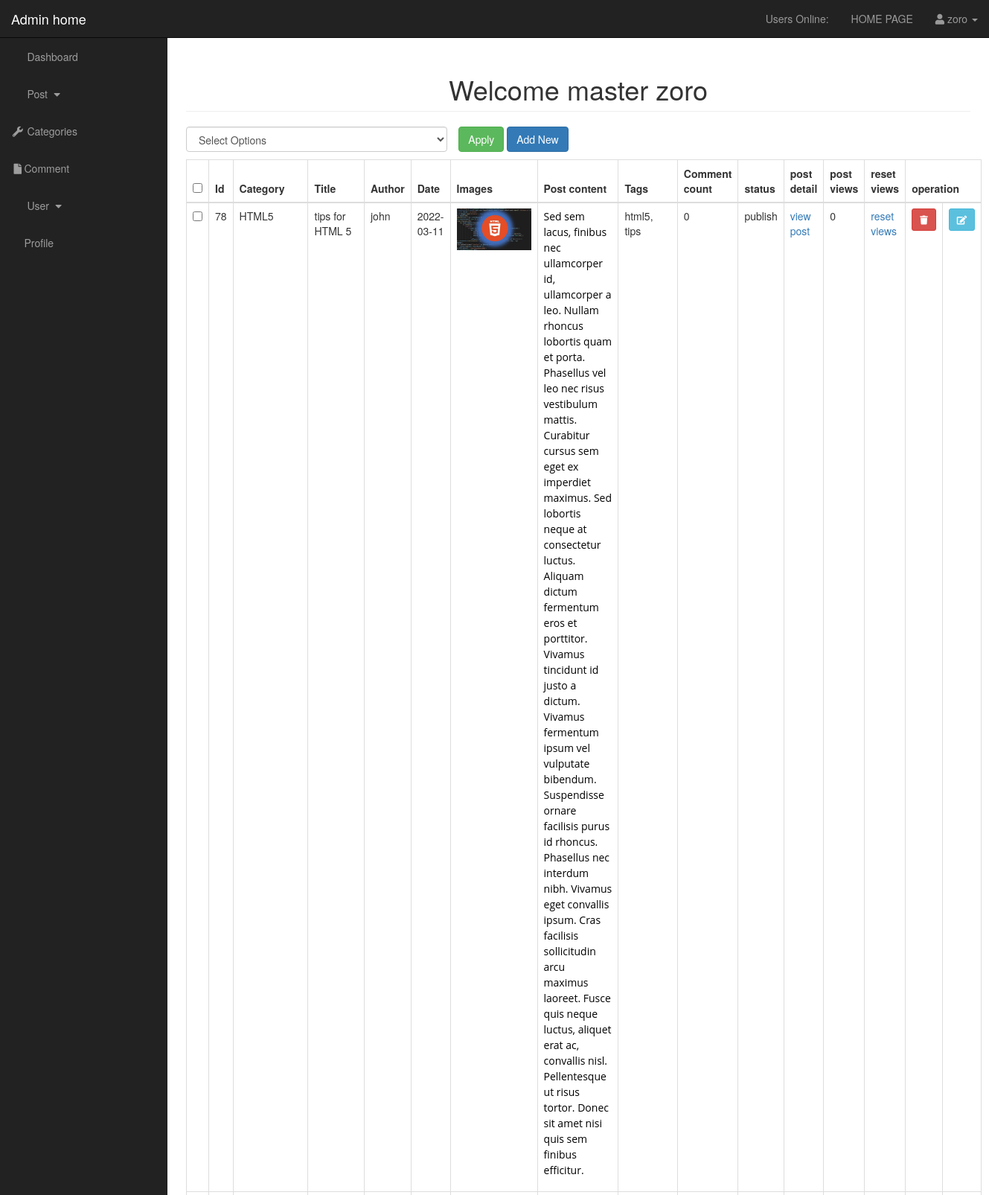
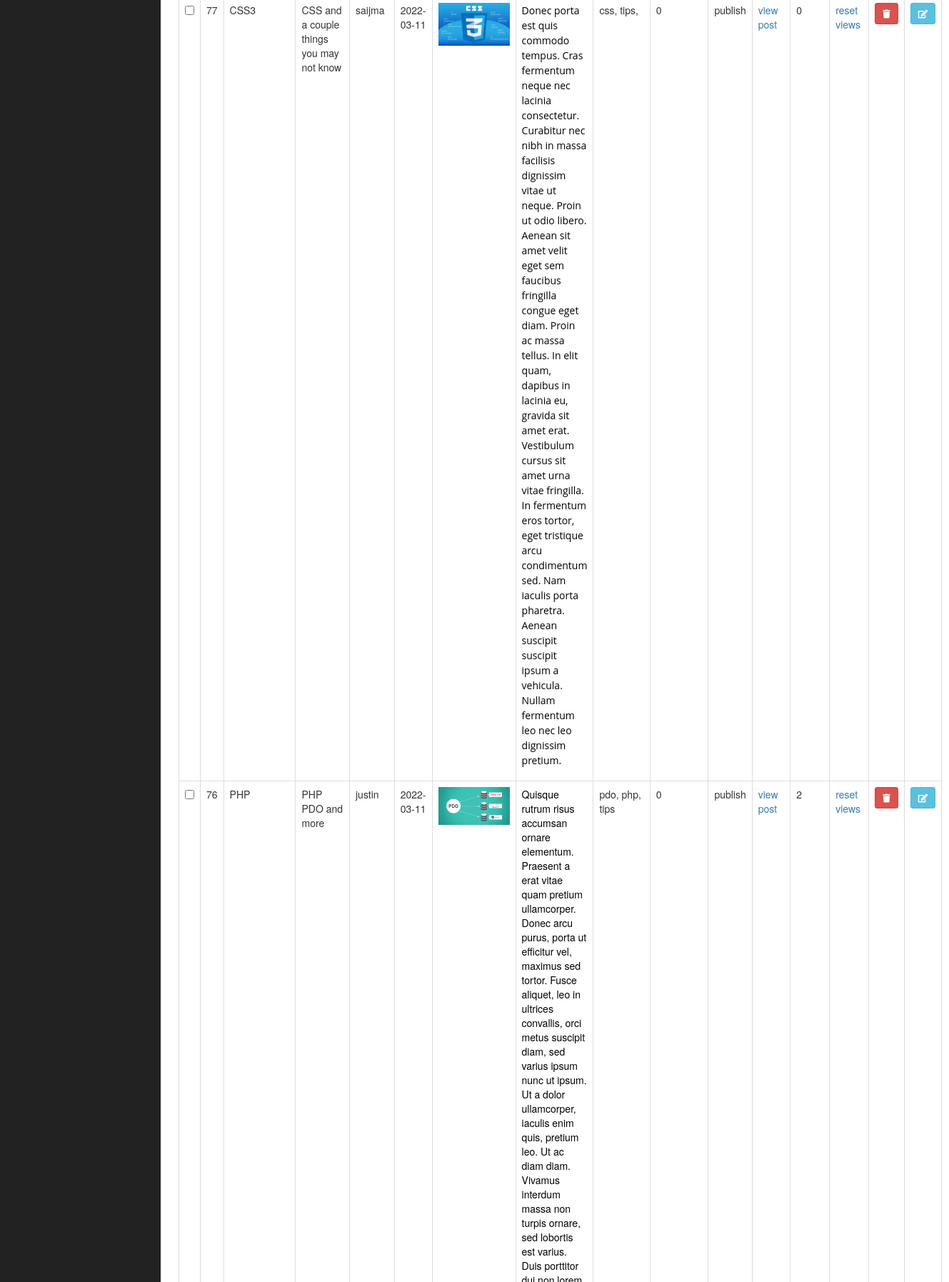
The page /admin/posts.php (signed in, upper part) on the database its author committed (2 pictures, top to bottom).
### tables this page shows
CREATE TABLE `posts` (
  `post_id` int(11) NOT NULL,
  `post_category_id` int(11) NOT NULL,
  `post_title` varchar(255) NOT NULL,
  `post_author` varchar(255) NOT NULL,
  `post_date` date NOT NULL,
  `post_image` text NOT NULL,
  `post_content` text NOT NULL,
  `post_tags` varchar(255) NOT NULL,
  `post_comment_count` int(11) NOT NULL,
  `post_status` varchar(255) NOT NULL DEFAULT 'draff',
  `post_views_count` int(11) NOT NULL
);

CREATE TABLE `categories` (
  `cate_id` int(11) NOT NULL,
  `cate_title` varchar(255) NOT NULL
);

### admin/function.php (the view, shortened to what this page needs)
<?php
    function display_all_post(){
        global $connection;
        $query = "SELECT * FROM posts ORDER BY post_id DESC";
        $display_post = mysqli_query($connection, $query);
        while ($row = mysqli_fetch_assoc($display_post)) {
            $post_id = $row['post_id'];
            $post_category_id = $row['post_category_id'];
            $post_title = $row['post_title'];
            $post_author = $row['post_author'];
            $post_date = $row['post_date'];
            $post_image = $row['post_image'];
            $post_content = $row['post_content'];
            $post_tags = $row['post_tags'];
            $post_comment_count = $row['post_comment_count'];
            $post_status = $row['post_status'];
            $post_views_count = $row['post_views_count'];
            echo "<tr>";
            ?>
            <td><input class='checkBoxes' type='checkbox' name='checkboxArray[]' value='<?=$post_id?>'></td>
            <?php
            echo "<td>{$post_id}</td>";
            $query = "SELECT * FROM categories WHERE cate_id = {$post_category_id} ";
            $update_query = mysqli_query($connection, $query);
            while($row = mysqli_fetch_assoc($update_query)){
                $cate_title = $row['cate_title'];
            }
            echo "<td>{$cate_title}</td>";
            echo "<td>{$post_title}</td>";
            echo "<td>{$post_author}</td>";
            echo "<td>{$post_date}</td>";
            echo "<td><img style='width: 100px' src='../images/$post_image' alt='image'></td>";
            echo "<td>{$post_content}</td>";
            echo "<td>{$post_tags}</td>";
            echo "<td>{$post_comment_count}</td>";
            echo "<td>{$post_status}</td>";
            echo "<td><a href='../post.php?p_id=$post_id'>view post</a></td>";
            echo "<td>{$post_views_count}</td>";
            echo "<td><a href='posts.php?reset={$post_id}'>reset views</a></td>";
            echo "<td><a class='btn btn-sm btn-danger' onClick=\"javascript: return confirm('Are you sure want to delete this post');\" href='posts.php?delete={$post_id}'><i class='fas fa-trash'></i></a></td>";
            echo "<td><a class='btn btn-sm btn-info'  href='posts.php?source=update_post&p_id={$post_id}'><i class='fas fa-edit'></i></a></td>";
            echo "</tr>";
        }
    }
?>

### admin/css/sb-admin.css (style rules this page uses)
body { margin-top: 100px; background-color: #222; }
@media (min-width: 768px) { body { margin-top: 50px; } }

### rows shown on the page
posts: post_id "78", categories.cate_title "HTML5", post_title "tips for HTML 5", post_author "john", post_date "2022-03-11", post_image (picture), post_content "Sed sem lacus, finibus nec ullamcorper id, ullamcorper a leo. Nullam rhoncus lobortis quam et porta. Phasellus vel leo nec risus vestibulum mattis. Curabitur cursus sem eget ex imperdiet maximus. Sed lobortis neque at consectetur luctus. Aliquam dictum fermentum eros et porttitor. Vivamus tincidunt id justo a dictum. Vivamus fermentum ipsum vel vulputate bibendum. Suspendisse ornare facilisis purus id rhoncus. Phasellus nec interdum nibh. Vivamus eget convallis ipsum. Cras facilisis sollicitudin arcu maximus laoreet. Fusce quis neque luctus, aliquet erat ac, convallis nisl. Pellentesque ut risus tortor. Donec sit amet nisi quis sem finibus efficitur.", post_tags "html5, tips", post_comment_count "0", post_status "publish", post_views_count "0"
posts: post_id "77", categories.cate_title "CSS3", post_title "CSS and a couple things you may not know", post_author "saijma", post_date "2022-03-11", post_image (picture), post_content "Donec porta est quis commodo tempus. Cras fermentum neque nec lacinia consectetur. Curabitur nec nibh in massa facilisis dignissim vitae ut neque. Proin ut odio libero. Aenean sit amet velit eget sem faucibus fringilla congue eget diam. Proin ac massa tellus. In elit quam, dapibus in lacinia eu, gravida sit amet erat. Vestibulum cursus sit amet urna vitae fringilla. In fermentum eros tortor, eget tristique arcu condimentum sed. Nam iaculis porta pharetra. Aenean suscipit suscipit ipsum a vehicula. Nullam fermentum leo nec leo dignissim pretium.", post_tags "css, tips,", post_comment_count "0", post_status "publish", post_views_count "0"
posts: post_id "76", categories.cate_title "PHP", post_title "PHP PDO and more", post_author "justin", post_date "2022-03-11", post_image (picture), post_tags "pdo, php, tips", post_comment_count "0", post_status "publish", post_views_count "2"

### other values the page prints
$_SESSION['user_name'] "zoro"
